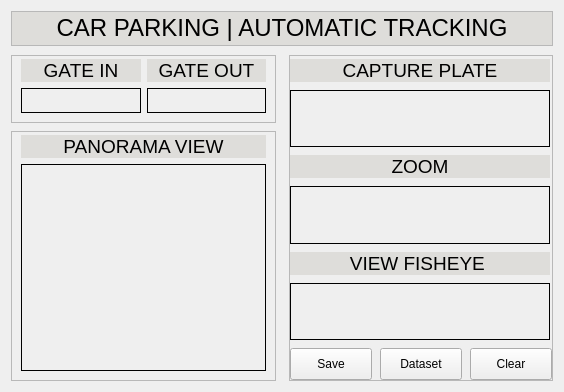
<?xml version="1.0" encoding="UTF-8"?>
<ui version="4.0">
 <class>Form</class>
 <widget class="QWidget" name="Form">
  <property name="geometry">
   <rect>
    <x>0</x>
    <y>0</y>
    <width>564</width>
    <height>392</height>
   </rect>
  </property>
  <property name="windowTitle">
   <string>Form</string>
  </property>
  <layout class="QHBoxLayout" name="horizontalLayout_2">
   <item>
    <widget class="QFrame" name="frame">
     <property name="frameShape">
      <enum>QFrame::NoFrame</enum>
     </property>
     <property name="frameShadow">
      <enum>QFrame::Raised</enum>
     </property>
     <layout class="QVBoxLayout" name="verticalLayout">
      <property name="spacing">
       <number>0</number>
      </property>
      <property name="leftMargin">
       <number>0</number>
      </property>
      <property name="topMargin">
       <number>0</number>
      </property>
      <property name="rightMargin">
       <number>0</number>
      </property>
      <property name="bottomMargin">
       <number>0</number>
      </property>
      <item>
       <widget class="QFrame" name="frame_2">
        <property name="maximumSize">
         <size>
          <width>16777215</width>
          <height>35</height>
         </size>
        </property>
        <property name="frameShape">
         <enum>QFrame::StyledPanel</enum>
        </property>
        <property name="frameShadow">
         <enum>QFrame::Raised</enum>
        </property>
        <layout class="QHBoxLayout" name="horizontalLayout_4">
         <property name="leftMargin">
          <number>0</number>
         </property>
         <property name="topMargin">
          <number>0</number>
         </property>
         <property name="rightMargin">
          <number>0</number>
         </property>
         <property name="bottomMargin">
          <number>0</number>
         </property>
         <item>
          <widget class="QLabel" name="label_10">
           <property name="styleSheet">
            <string notr="true">background-color: rgb(222, 221, 218);
font: 75 11pt &quot;Ubuntu&quot;;
font: 75 11pt &quot;Ubuntu Condensed&quot;;</string>
           </property>
           <property name="text">
            <string>&lt;html&gt;&lt;head/&gt;&lt;body&gt;&lt;p align=&quot;center&quot;&gt;&lt;span style=&quot; font-size:18pt;&quot;&gt;CAR PARKING | AUTOMATIC TRACKING&lt;/span&gt;&lt;/p&gt;&lt;/body&gt;&lt;/html&gt;</string>
           </property>
          </widget>
         </item>
        </layout>
       </widget>
      </item>
      <item>
       <widget class="QFrame" name="frame_3">
        <property name="frameShape">
         <enum>QFrame::NoFrame</enum>
        </property>
        <property name="frameShadow">
         <enum>QFrame::Raised</enum>
        </property>
        <layout class="QHBoxLayout" name="horizontalLayout">
         <property name="spacing">
          <number>13</number>
         </property>
         <property name="leftMargin">
          <number>0</number>
         </property>
         <property name="topMargin">
          <number>9</number>
         </property>
         <property name="rightMargin">
          <number>0</number>
         </property>
         <property name="bottomMargin">
          <number>0</number>
         </property>
         <item>
          <widget class="QFrame" name="frame_4">
           <property name="frameShape">
            <enum>QFrame::NoFrame</enum>
           </property>
           <property name="frameShadow">
            <enum>QFrame::Raised</enum>
           </property>
           <layout class="QVBoxLayout" name="verticalLayout_3">
            <property name="spacing">
             <number>8</number>
            </property>
            <property name="leftMargin">
             <number>0</number>
            </property>
            <property name="topMargin">
             <number>0</number>
            </property>
            <property name="rightMargin">
             <number>0</number>
            </property>
            <property name="bottomMargin">
             <number>0</number>
            </property>
            <item>
             <widget class="QFrame" name="frame_6">
              <property name="frameShape">
               <enum>QFrame::StyledPanel</enum>
              </property>
              <property name="frameShadow">
               <enum>QFrame::Raised</enum>
              </property>
              <layout class="QGridLayout" name="gridLayout">
               <property name="topMargin">
                <number>3</number>
               </property>
               <item row="1" column="0">
                <widget class="QLabel" name="cam_gate_in">
                 <property name="frameShape">
                  <enum>QFrame::Box</enum>
                 </property>
                 <property name="text">
                  <string/>
                 </property>
                </widget>
               </item>
               <item row="1" column="1">
                <widget class="QLabel" name="cam_gate_out">
                 <property name="frameShape">
                  <enum>QFrame::Box</enum>
                 </property>
                 <property name="text">
                  <string/>
                 </property>
                </widget>
               </item>
               <item row="0" column="0">
                <widget class="QLabel" name="label_8">
                 <property name="maximumSize">
                  <size>
                   <width>16777215</width>
                   <height>23</height>
                  </size>
                 </property>
                 <property name="styleSheet">
                  <string notr="true">background-color: rgb(222, 221, 218);
font: 75 11pt &quot;Suranna&quot;;</string>
                 </property>
                 <property name="text">
                  <string>&lt;html&gt;&lt;head/&gt;&lt;body&gt;&lt;p align=&quot;center&quot;&gt;&lt;span style=&quot; font-size:14pt;&quot;&gt;GATE IN&lt;/span&gt;&lt;/p&gt;&lt;/body&gt;&lt;/html&gt;</string>
                 </property>
                </widget>
               </item>
               <item row="0" column="1">
                <widget class="QLabel" name="label_9">
                 <property name="maximumSize">
                  <size>
                   <width>16777215</width>
                   <height>23</height>
                  </size>
                 </property>
                 <property name="styleSheet">
                  <string notr="true">background-color: rgb(222, 221, 218);
font: 75 11pt &quot;Suranna&quot;;</string>
                 </property>
                 <property name="text">
                  <string>&lt;html&gt;&lt;head/&gt;&lt;body&gt;&lt;p align=&quot;center&quot;&gt;&lt;span style=&quot; font-size:14pt;&quot;&gt;GATE OUT&lt;/span&gt;&lt;/p&gt;&lt;/body&gt;&lt;/html&gt;</string>
                 </property>
                </widget>
               </item>
              </layout>
             </widget>
            </item>
            <item>
             <widget class="QFrame" name="frame_7">
              <property name="minimumSize">
               <size>
                <width>0</width>
                <height>250</height>
               </size>
              </property>
              <property name="maximumSize">
               <size>
                <width>16777215</width>
                <height>250</height>
               </size>
              </property>
              <property name="frameShape">
               <enum>QFrame::StyledPanel</enum>
              </property>
              <property name="frameShadow">
               <enum>QFrame::Raised</enum>
              </property>
              <layout class="QVBoxLayout" name="verticalLayout_4">
               <property name="leftMargin">
                <number>9</number>
               </property>
               <property name="topMargin">
                <number>3</number>
               </property>
               <item>
                <widget class="QLabel" name="label_6">
                 <property name="maximumSize">
                  <size>
                   <width>16777215</width>
                   <height>23</height>
                  </size>
                 </property>
                 <property name="styleSheet">
                  <string notr="true">background-color: rgb(222, 221, 218);
font: 75 11pt &quot;Suranna&quot;;</string>
                 </property>
                 <property name="text">
                  <string>&lt;html&gt;&lt;head/&gt;&lt;body&gt;&lt;p align=&quot;center&quot;&gt;&lt;span style=&quot; font-size:14pt;&quot;&gt;PANORAMA VIEW&lt;/span&gt;&lt;/p&gt;&lt;/body&gt;&lt;/html&gt;</string>
                 </property>
                </widget>
               </item>
               <item>
                <widget class="QLabel" name="cam_panorama">
                 <property name="frameShape">
                  <enum>QFrame::Box</enum>
                 </property>
                 <property name="text">
                  <string/>
                 </property>
                </widget>
               </item>
              </layout>
             </widget>
            </item>
           </layout>
          </widget>
         </item>
         <item>
          <widget class="QFrame" name="frame_5">
           <property name="maximumSize">
            <size>
             <width>265</width>
             <height>16777215</height>
            </size>
           </property>
           <property name="frameShape">
            <enum>QFrame::StyledPanel</enum>
           </property>
           <property name="frameShadow">
            <enum>QFrame::Raised</enum>
           </property>
           <layout class="QVBoxLayout" name="verticalLayout_2">
            <property name="spacing">
             <number>8</number>
            </property>
            <property name="leftMargin">
             <number>0</number>
            </property>
            <property name="topMargin">
             <number>3</number>
            </property>
            <property name="rightMargin">
             <number>0</number>
            </property>
            <property name="bottomMargin">
             <number>0</number>
            </property>
            <item>
             <widget class="QLabel" name="label_11">
              <property name="maximumSize">
               <size>
                <width>260</width>
                <height>23</height>
               </size>
              </property>
              <property name="styleSheet">
               <string notr="true">background-color: rgb(222, 221, 218);
font: 75 11pt &quot;Suranna&quot;;</string>
              </property>
              <property name="text">
               <string>&lt;html&gt;&lt;head/&gt;&lt;body&gt;&lt;p align=&quot;center&quot;&gt;&lt;span style=&quot; font-size:14pt;&quot;&gt;CAPTURE PLATE&lt;/span&gt;&lt;/p&gt;&lt;/body&gt;&lt;/html&gt;</string>
              </property>
             </widget>
            </item>
            <item>
             <widget class="QLabel" name="img_plate">
              <property name="maximumSize">
               <size>
                <width>260</width>
                <height>90</height>
               </size>
              </property>
              <property name="frameShape">
               <enum>QFrame::Box</enum>
              </property>
              <property name="text">
               <string/>
              </property>
             </widget>
            </item>
            <item>
             <widget class="QLabel" name="label_12">
              <property name="maximumSize">
               <size>
                <width>260</width>
                <height>23</height>
               </size>
              </property>
              <property name="styleSheet">
               <string notr="true">background-color: rgb(222, 221, 218);
font: 75 11pt &quot;Suranna&quot;;</string>
              </property>
              <property name="text">
               <string>&lt;html&gt;&lt;head/&gt;&lt;body&gt;&lt;p align=&quot;center&quot;&gt;&lt;span style=&quot; font-size:14pt;&quot;&gt;ZOOM&lt;/span&gt;&lt;/p&gt;&lt;/body&gt;&lt;/html&gt;</string>
              </property>
             </widget>
            </item>
            <item>
             <widget class="QLabel" name="zoom">
              <property name="maximumSize">
               <size>
                <width>260</width>
                <height>16777215</height>
               </size>
              </property>
              <property name="frameShape">
               <enum>QFrame::Box</enum>
              </property>
              <property name="text">
               <string/>
              </property>
             </widget>
            </item>
            <item>
             <widget class="QLabel" name="label_13">
              <property name="maximumSize">
               <size>
                <width>260</width>
                <height>23</height>
               </size>
              </property>
              <property name="styleSheet">
               <string notr="true">background-color: rgb(222, 221, 218);
font: 75 11pt &quot;Suranna&quot;;
</string>
              </property>
              <property name="text">
               <string>&lt;html&gt;&lt;head/&gt;&lt;body&gt;&lt;p align=&quot;center&quot;&gt;&lt;span style=&quot; font-size:14pt;&quot;&gt;VIEW FISHEYE &lt;/span&gt;&lt;/p&gt;&lt;/body&gt;&lt;/html&gt;</string>
              </property>
             </widget>
            </item>
            <item>
             <widget class="QLabel" name="cam_fisheye">
              <property name="maximumSize">
               <size>
                <width>260</width>
                <height>16777215</height>
               </size>
              </property>
              <property name="frameShape">
               <enum>QFrame::Box</enum>
              </property>
              <property name="text">
               <string/>
              </property>
             </widget>
            </item>
            <item>
             <layout class="QHBoxLayout" name="horizontalLayout_3">
              <item>
               <widget class="QPushButton" name="pushButton">
                <property name="minimumSize">
                 <size>
                  <width>0</width>
                  <height>32</height>
                 </size>
                </property>
                <property name="maximumSize">
                 <size>
                  <width>16777215</width>
                  <height>32</height>
                 </size>
                </property>
                <property name="text">
                 <string>Save</string>
                </property>
               </widget>
              </item>
              <item>
               <widget class="QPushButton" name="btn_clear">
                <property name="minimumSize">
                 <size>
                  <width>0</width>
                  <height>32</height>
                 </size>
                </property>
                <property name="maximumSize">
                 <size>
                  <width>16777215</width>
                  <height>32</height>
                 </size>
                </property>
                <property name="text">
                 <string>Dataset</string>
                </property>
               </widget>
              </item>
              <item>
               <widget class="QPushButton" name="btn_load">
                <property name="minimumSize">
                 <size>
                  <width>0</width>
                  <height>32</height>
                 </size>
                </property>
                <property name="maximumSize">
                 <size>
                  <width>16777215</width>
                  <height>32</height>
                 </size>
                </property>
                <property name="text">
                 <string>Clear</string>
                </property>
               </widget>
              </item>
             </layout>
            </item>
           </layout>
          </widget>
         </item>
        </layout>
       </widget>
      </item>
     </layout>
    </widget>
   </item>
  </layout>
 </widget>
 <resources/>
 <connections/>
</ui>
